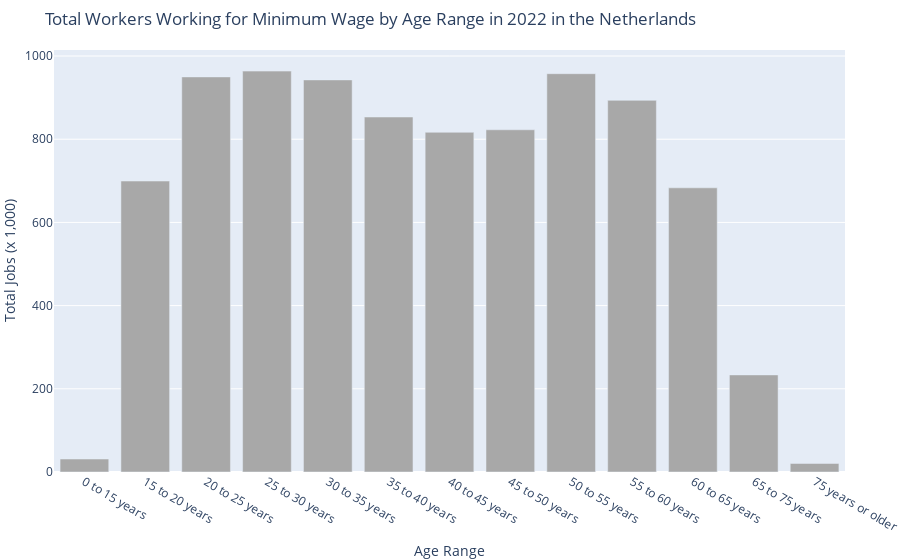

The cell this chart's notebook holds for it:
### Code cell
import pandas as pd
import plotly.express as px

# Define the data as a dictionary with English variable names
data = {
    "Age Range": [
        "0 to 15 years", "15 to 20 years", "20 to 25 years", "25 to 30 years",
        "30 to 35 years", "35 to 40 years", "40 to 45 years", "45 to 50 years",
        "50 to 55 years", "55 to 60 years", "60 to 65 years", "65 to 75 years", "75 years or older"
    ],
    "Total Jobs (x 1,000)": [
        31.2, 699.5, 949.8, 963.8, 942.6, 853.4, 816.7, 822.7,
        957.6, 893.5, 683.2, 233.4, 20.5
    ]
}

# Convert the data to a DataFrame
df = pd.DataFrame(data)

# Create the bar chart using Plotly
fig = px.bar(
    df,
    x="Age Range",
    y="Total Jobs (x 1,000)",
    title="Total Workers Working for Minimum Wage by Age Range in 2022 in the Netherlands",
    labels={"Total Jobs (x 1,000)": "Total Jobs (x 1,000)", "Age Range": "Age Range"}
)

# Update the bar chart to remove the legend and set all bars to the same color
fig.update_traces(marker_color='#a8a8a8', showlegend=False)

# Update layout for better presentation
fig.update_layout(
    xaxis_title='Age Range',
    yaxis_title='Total Jobs (x 1,000)',
    title="Total Workers Working for Minimum Wage by Age Range in 2022 in the Netherlands",
    margin=dict(l=0, r=0, t=50, b=0)
)

# Show the plot
fig.show()

### Figure 1 — Plotly figure (JSON) as saved in the notebook; plotly's stock layout.template omitted (floating-point values rounded to 4 significant figures)
{"data": [{"alignmentgroup": "True", "hovertemplate": "Age Range=%{x}<br>Total Jobs (x 1,000)=%{y}<extra></extra>", "legendgroup": "", "marker": {"color": "#a8a8a8", "pattern": {"shape": ""}}, "name": "", "offsetgroup": "", "orientation": "v", "showlegend": false, "textposition": "auto", "type": "bar", "x": ["0 to 15 years", "15 to 20 years", "20 to 25 years", "25 to 30 years", "30 to 35 years", "35 to 40 years", "40 to 45 years", "45 to 50 years", "50 to 55 years", "55 to 60 years", "60 to 65 years", "65 to 75 years", "75 years or older"], "xaxis": "x", "y": [31.2, 699.5, 949.8, 963.8, 942.6, 853.4, 816.7, 822.7, 957.6, 893.5, 683.2, 233.4, 20.5], "yaxis": "y"}], "layout": {"autosize": true, "barmode": "relative", "legend": {"tracegroupgap": 0}, "margin": {"b": 0, "l": 0, "r": 0, "t": 50}, "title": {"text": "Total Workers Working for Minimum Wage by Age Range in 2022 in the Netherlands"}, "xaxis": {"anchor": "y", "autorange": true, "domain": [0, 1], "range": [-0.5, 12.5], "title": {"text": "Age Range"}, "type": "category"}, "yaxis": {"anchor": "x", "autorange": true, "domain": [0, 1], "range": [0, 1015.0], "title": {"text": "Total Jobs (x 1,000)"}, "type": "linear"}}}
